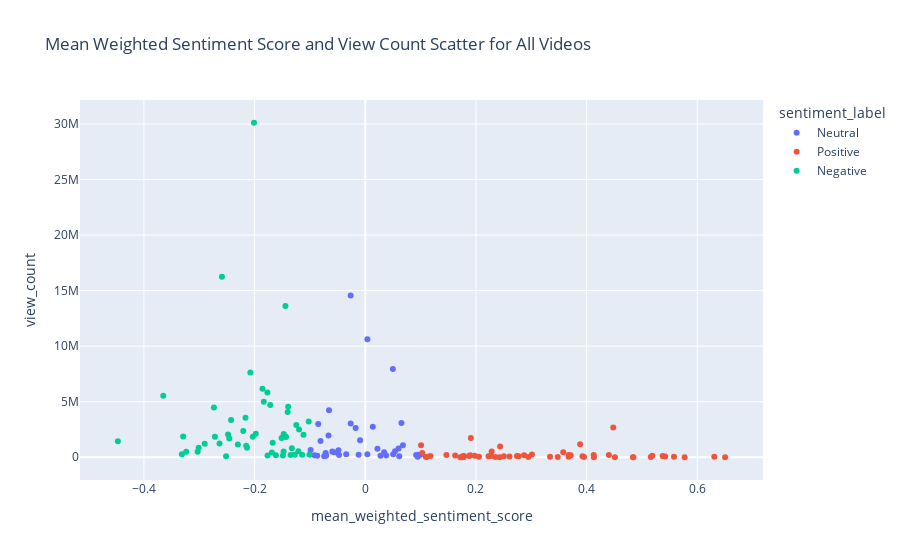

The notebook cell saved with this chart:
### Code cell
fig = px.scatter(video_info_with_sentiment , x = 'mean_weighted_sentiment_score' , y = 'view_count' , color = 'sentiment_label', hover_data = ['video_title' , 'comment_count' , 'upload_date' , 'video_id'] , title= 'Mean Weighted Sentiment Score and View Count Scatter for All Videos')
fig.show()

### Figure 1 — Plotly figure (JSON) as saved in the notebook; plotly's stock layout.template omitted (floating-point values rounded to 4 significant figures; data arrays with more than 128 entries replaced by an {"elided": "..."} marker saying what was removed)
{"data": [{"customdata": {"elided": "40x4 mixed values"}, "hovertemplate": "sentiment_label=Neutral<br>mean_weighted_sentiment_score=%{x}<br>view_count=%{y}<br>video_title=%{customdata[0]}<br>comment_count=%{customdata[1]}<br>upload_date=%{customdata[2]}<br>video_id=%{customdata[3]}<extra></extra>", "legendgroup": "Neutral", "marker": {"color": "#636efa", "symbol": "circle"}, "mode": "markers", "name": "Neutral", "orientation": "v", "showlegend": true, "type": "scatter", "x": [0.06018, -0.08082, -0.05668, 0.03406, -0.08499, -0.07427, -0.01198, -0.06549, 0.09195, -0.04838, -0.05143, 0.03774, 0.01359, -0.09157, 0.003838, 0.04988, -0.06642, 0.06538, 0.022, 0.09991, 0.06805, -0.03445, -0.009382, -0.07094, 0.02749, 0.05379, 0.05047, -0.0174, -0.07164, -0.02637, -0.07147, -0.04741, 0.003802, 0.06137, -0.02641, -0.05968, -0.08675, 0.09573, -0.09869, 0.09472], "xaxis": "x", "y": [781610, 1469829, 455423, 455182, 3004250, 96751, 229984, 4234596, 200262, 625339, 421491, 157334, 2756855, 180821, 10616068, 7941682, 1952270, 3095865, 771667, 221018, 1075509, 267343, 1533920, 149995, 150244, 541794, 270517, 2644327, 396180, 3036555, 176373, 201786, 268687, 98791, 14570731, 521855, 141519, 225342, 650797, 48474], "yaxis": "y"}, {"customdata": {"elided": "55x4 mixed values"}, "hovertemplate": "sentiment_label=Positive<br>mean_weighted_sentiment_score=%{x}<br>view_count=%{y}<br>video_title=%{customdata[0]}<br>comment_count=%{customdata[1]}<br>upload_date=%{customdata[2]}<br>video_id=%{customdata[3]}<extra></extra>", "legendgroup": "Positive", "marker": {"color": "#EF553B", "symbol": "circle"}, "mode": "markers", "name": "Positive", "orientation": "v", "showlegend": true, "type": "scatter", "x": [0.1177, 0.6307, 0.2437, 0.3883, 0.4845, 0.1119, 0.5579, 0.2428, 0.2505, 0.188, 0.1774, 0.3675, 0.1776, 0.4402, 0.1031, 0.3339, 0.1895, 0.3953, 0.3578, 0.2351, 0.3012, 0.3679, 0.3713, 0.1623, 0.2227, 0.1976, 0.2742, 0.5374, 0.2268, 0.542, 0.176, 0.1784, 0.2771, 0.1466, 0.2285, 0.4481, 0.2871, 0.1008, 0.4128, 0.5187, 0.1908, 0.3925, 0.1095, 0.4837, 0.2055, 0.2606, 0.3478, 0.5771, 0.4511, 0.1753, 0.516, 0.2948, 0.1716, 0.4132, 0.6502], "xaxis": "x", "y": [113539, 40723, 971564, 1162979, 9368, 48959, 49641, 10834, 91084, 109407, 50759, 53219, 37322, 215543, 385224, 39091, 183171, 16078, 453980, 32861, 252723, 196201, 192329, 155055, 96684, 144830, 113690, 112897, 122581, 76442, 103689, 116564, 88116, 205689, 530461, 2674456, 186803, 1092992, 199155, 144452, 1744928, 104785, 27500, 13284, 46069, 71412, 35346, 4019, 4684, 12304, 17177, 26455, 5155, 7339, 6467], "yaxis": "y"}, {"customdata": {"elided": "52x4 mixed values"}, "hovertemplate": "sentiment_label=Negative<br>mean_weighted_sentiment_score=%{x}<br>view_count=%{y}<br>video_title=%{customdata[0]}<br>comment_count=%{customdata[1]}<br>upload_date=%{customdata[2]}<br>video_id=%{customdata[3]}<extra></extra>", "legendgroup": "Negative", "marker": {"color": "#00cc96", "symbol": "circle"}, "mode": "markers", "name": "Negative", "orientation": "v", "showlegend": true, "type": "scatter", "x": [-0.3029, -0.1475, -0.1433, -0.1441, -0.1512, -0.135, -0.1768, -0.2033, -0.3011, -0.2718, -0.1615, -0.365, -0.1116, -0.3314, -0.2457, -0.2077, -0.2165, -0.2205, -0.1008, -0.2137, -0.1326, -0.1673, -0.2634, -0.2011, -0.1209, -0.2302, -0.1403, -0.1141, -0.3291, -0.1022, -0.2425, -0.1978, -0.1834, -0.2515, -0.2479, -0.2902, -0.3237, -0.1393, -0.1246, -0.259, -0.1857, -0.1196, -0.1274, -0.1487, -0.1688, -0.1443, -0.447, -0.1717, -0.2735, -0.1476, -0.2151, -0.1766], "xaxis": "x", "y": [501415, 2103937, 1835207, 1871976, 1729501, 211944, 5827039, 1844903, 866417, 1837882, 188385, 5546984, 2018008, 269367, 1681458, 7633883, 3554636, 2370984, 231893, 853458, 806622, 1316230, 1234922, 30106646, 546741, 1160878, 4074711, 228490, 1861965, 3214566, 3348675, 2116905, 5004675, 93456, 2057610, 1220806, 508914, 4554853, 2900702, 16236845, 6163849, 2493035, 223064, 154648, 435588, 13609004, 1452106, 4715317, 4474616, 532261, 1038455, 154792], "yaxis": "y"}], "layout": {"legend": {"title": {"text": "sentiment_label"}, "tracegroupgap": 0}, "title": {"text": "Mean Weighted Sentiment Score and View Count Scatter for All Videos"}, "xaxis": {"anchor": "y", "domain": [0, 1], "title": {"text": "mean_weighted_sentiment_score"}}, "yaxis": {"anchor": "x", "domain": [0, 1], "title": {"text": "view_count"}}}}
